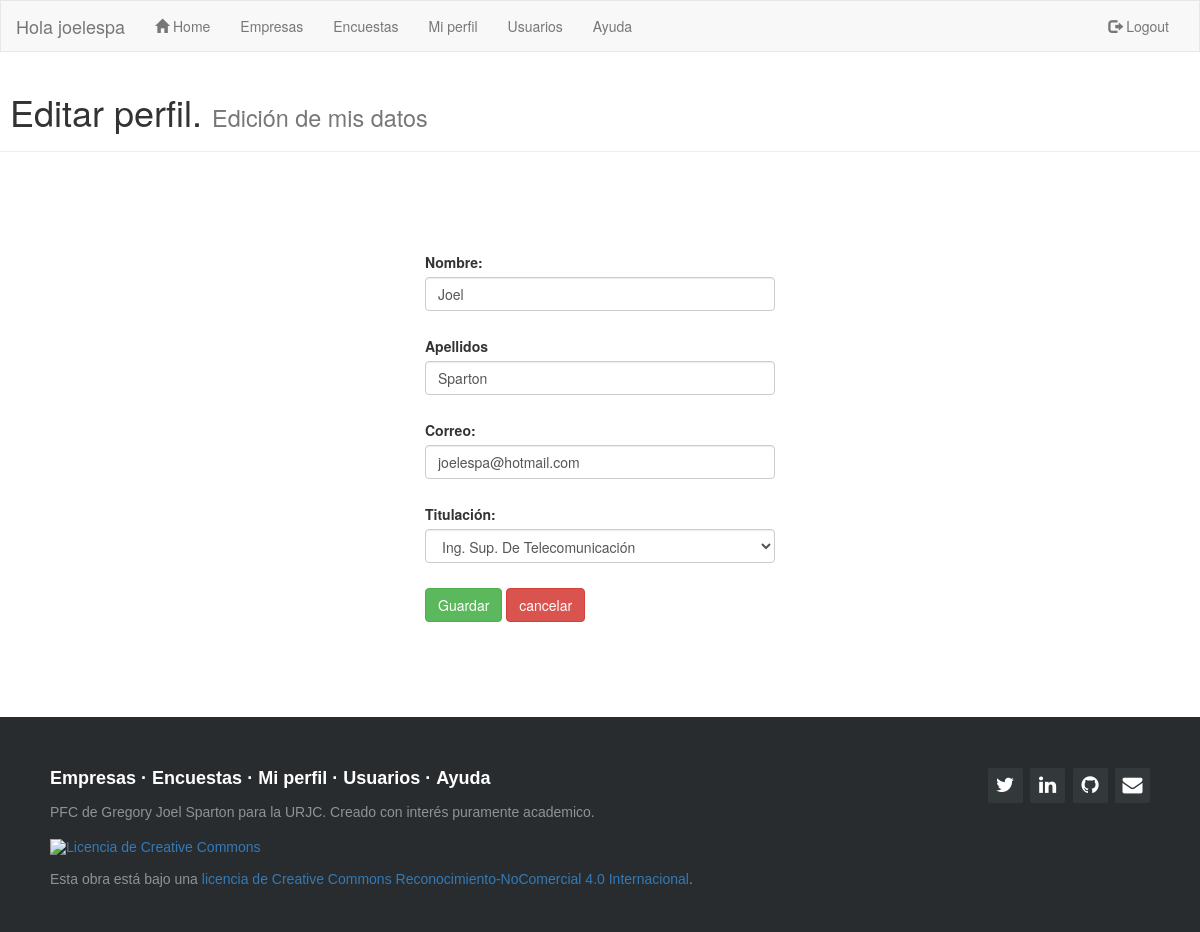
The page /usuarios/miperfil/edit/1/ (signed in) on the database its author committed.
### sopa/models.py (models this page shows)
class usuarios(AbstractUser):
    grado = models.TextField(max_length=50,null=True,blank=True,default='')

### sopa/views.py (the view, shortened to what this page needs)
# urls.py: url(r'^usuarios/miperfil/edit/(?P<pk>.+)/$', EditUsuario.as_view(), name='edit_usuario'),
class EditUsuario(UpdateView):
    model = usuarios
    template_name = "sopa/editar_miperfil.html"
    form_class = EditUsu
    def get_initial(self, **kwargs):
        initial = super(EditUsuario, self).get_initial()
        usu = get_object_or_404(usuarios, username=self.request.user)
        print usu.username + str(usu.pk)
        print initial
        initial['first_name']=usu.first_name
        initial['last_name']=usu.last_name
        initial['grado']=usu.grado
        initial['email']=usu.email
        print initial
        return initial

### sopa/forms.py
class EditUsu(forms.ModelForm):
        class Meta:
            model = usuarios
            exclude = ['username',]
            fields = [
                'first_name',
                'last_name',
                'email',
                'grado',
            ]
            labels = {
                'first_name': "Nombre",
                'last_name': "Apellido",
                'email': "Correo electronico",
                'grado': 'grado',
            }

### sopa/templates/sopa/editar_miperfil.html (shortened to what this page needs)
{% extends "sopa/index.html" %}
{% block content %}
{% load widget_tweaks %}
<div class="page-header">
  <h1>&nbsp;Editar perfil. <small>Edición de mis datos</small></h1>
</div>
<div class="container">
    <br />
    <br />
    <br />
        <form method="POST" >{% csrf_token %}
        <div class="form-group row col-md-4 col-md-offset-4">
          <label  class=" col-form-label">Nombre:</label>
          <div class="col-10">
            {{ form.first_name|attr:"rows:1"|add_class:"form-control"}}
          </div>
        </div>
        <div class="form-group row col-md-4 col-md-offset-4">
          <label  class="col-form-label">Apellidos</label>
          <div class="col-10">
            {{ form.last_name|attr:"rows:1"|add_class:"form-control"}}
          </div>
        </div>
        <div class="form-group row col-md-4 col-md-offset-4">
          <label class=" col-form-label">Correo:</label>
          <div class="col-10">
            {{ form.email|attr:"rows:1"|add_class:"form-control"}}
          </div>
        </div>
        <div class="form-group row col-md-4 col-md-offset-4">
          <label class=" col-form-label">Titulación:</label>
          <div class="col-10">
        <select id="soflow" name="grado" placeholder="grado" class="form-control">
          <option value="Ing. Sup. De Telecomunicación"{% if "Ing. Sup. De Telecomunicación" == form.grado.value %}selected="selected"{% endif %}>Ing. Sup. De Telecomunicación</option>
        </select>
      </div>
    </div>
        <div class="form-group row col-md-4 col-md-offset-4">
        <button type="submit" class="save btn btn-success">Guardar</button>
        <a href= "/usuarios/miperfil"  class="btn btn-danger" role="button">   cancelar</a>
        </div>
    </form>
</div>
{% endblock content %}

### sopa/templates/sopa/index.html (shortened to what this page needs)
{% load staticfiles %}
<!DOCTYPE html>
<html lang="en">
<head>
  <link rel="stylesheet" href="https://maxcdn.bootstrapcdn.com/bootstrap/3.3.7/css/bootstrap.min.css">
  <link rel="stylesheet" href="{% static 'css/sopa.css' %}">
  <link href="//maxcdn.bootstrapcdn.com/font-awesome/4.1.0/css/font-awesome.min.css" rel="stylesheet">
</head>
  <nav class="navbar navbar-default">
    <div class="container-fluid">
      <div class="navbar-header">
        <a class="navbar-brand" >Hola {{ user.username }}</a>
      </div>
      <div class="collapse navbar-collapse" id="myNavbar">
        <ul class="nav navbar-nav">
          <li><a href="/"><span class="glyphicon glyphicon-home" aria-hidden="true"></span> Home</a></li>
          <li><a title="Empresas" href="/empresas">Empresas</a></li>
          <li><a title="Encuestas" href="/encuesta">Encuestas</a></li>
          <li><a title="Mi perfil" href="/usuarios/miperfil">Mi perfil</a></li>
          <li><a title="Usuarios" href="/usuarios">Usuarios</a></li>
          <li><a title="Ayuda" href="/ayuda">Ayuda</a></li>
        </ul>
        <ul class="nav navbar-nav navbar-right">
          {% if user.is_authenticated %}
          <li><a href="/logout"><span class="glyphicon glyphicon-log-out"></span> Logout</a></li>
          {% endif %}
        </ul>
      </div>
  </div>
</nav>
<body>
{% block content %}
{% endblock content %}
</body>
<footer class="footer-distributed">
  <div class="footer-right">
    <a href="https://twitter.com/joelespa"><i class="fa fa-twitter"></i></a>
    <a href="https://www.linkedin.com/in/joel-sparton-05886665/"><i class="fa fa-linkedin"></i></a>
    <a href="https://github.com/joelespa"><i class="fa fa-github"></i></a>
    <a href="mailto:joelespa@hotmail.com"><i class="fa fa-envelope" aria-hidden="true"></i>
  </div>
  <div class="footer-left">
    <p class="footer-links">
      <a href="/empresas">Empresas</a>
      ·
      <a href="/encuesta">Encuestas</a>
      ·
      <a href="/usuarios/miperfil">Mi perfil</a>
      ·
      <a href="/usuarios">Usuarios</a>
      ·
      <a href="/ayuda">Ayuda</a>
    </p>
    <p>PFC de Gregory Joel Sparton para la URJC. Creado con interés puramente academico.</p><br>
    <p><a rel="license" href="http://creativecommons.org/licenses/by-nc/4.0/"><img alt="Licencia de Creative Commons" style="border-width:0" src="https://i.creativecommons.org/l/by-nc/4.0/88x31.png" /></a><br><br>Esta obra está bajo una <a rel="license" href="http://creativecommons.org/licenses/by-nc/4.0/">licencia de Creative Commons Reconocimiento-NoComercial 4.0 Internacional</a>.</p>
  </div>
</footer>

### sopa/static/css/sopa.css (style rules this page uses)
.navbar { margin-bottom: 0; border-radius: 0; }
form { margin-top: 10px; }
.row { margin-top: 10px; }
.footer-distributed { background-color: #292c2f; box-shadow: 0 1px 1px 0 rgba(0, 0, 0, 0.12); box-sizing: border-box; width: 100%; text-align: left; font: normal 16px sans-serif; padding: 45px 50px; margin-top: 80px; }
.footer-distributed .footer-left p { color: #8f9296; font-size: 14px; margin: 0; }
.footer-distributed p.footer-links { font-size:18px; font-weight: bold; color: #ffffff; margin: 0 0 10px; padding: 0; }
.footer-distributed p.footer-links a { display:inline-block; line-height: 1.8; text-decoration: none; color: inherit; }
.footer-distributed .footer-right { float: right; margin-top: 6px; max-width: 180px; }
.footer-distributed .footer-right a { display: inline-block; width: 35px; height: 35px; background-color: #33383b; border-radius: 2px; font-size: 20px; color: #ffffff; text-align: center; line-height: 35px; margin-left: 3px; }

### rows shown on the page
usuarios: username "joelespa", first_name "Joel", last_name "Sparton", email "joelespa@hotmail.com", grado "Ing. Sup. De Telecomunicación"
